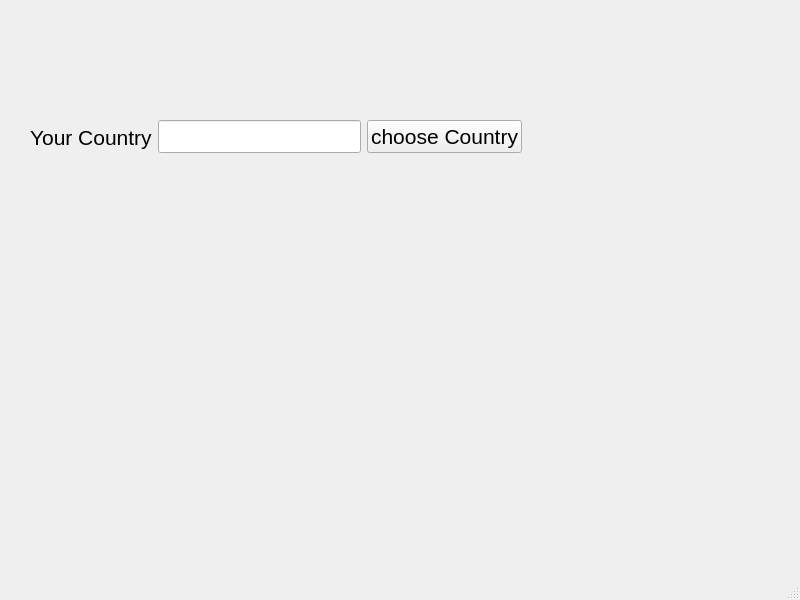
<?xml version="1.0" encoding="UTF-8"?>
<ui version="4.0">
 <class>MainWindow</class>
 <widget class="QMainWindow" name="MainWindow">
  <property name="geometry">
   <rect>
    <x>0</x>
    <y>0</y>
    <width>800</width>
    <height>600</height>
   </rect>
  </property>
  <property name="windowTitle">
   <string>MainWindow</string>
  </property>
  <widget class="QWidget" name="centralwidget">
   <widget class="QWidget" name="">
    <property name="geometry">
     <rect>
      <x>30</x>
      <y>120</y>
      <width>492</width>
      <height>34</height>
     </rect>
    </property>
    <layout class="QHBoxLayout" name="horizontalLayout">
     <item>
      <widget class="QLabel" name="label">
       <property name="font">
        <font>
         <family>Arial</family>
         <pointsize>16</pointsize>
        </font>
       </property>
       <property name="text">
        <string>Your Country</string>
       </property>
      </widget>
     </item>
     <item>
      <widget class="QLineEdit" name="lineEdit">
       <property name="font">
        <font>
         <family>Arial</family>
         <pointsize>16</pointsize>
        </font>
       </property>
      </widget>
     </item>
     <item>
      <widget class="QPushButton" name="pushButton">
       <property name="font">
        <font>
         <family>Arial</family>
         <pointsize>16</pointsize>
        </font>
       </property>
       <property name="text">
        <string>choose Country</string>
       </property>
      </widget>
     </item>
    </layout>
   </widget>
  </widget>
  <widget class="QMenuBar" name="menubar">
   <property name="geometry">
    <rect>
     <x>0</x>
     <y>0</y>
     <width>800</width>
     <height>23</height>
    </rect>
   </property>
  </widget>
  <widget class="QStatusBar" name="statusbar"/>
 </widget>
 <resources/>
 <connections/>
</ui>
